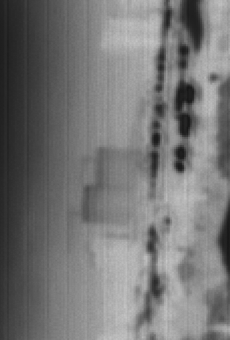
%> input picture destriping/Utilize/Chang/factory1.tif, 230 x 340 px
$ octave Monent_matching.m   (GNU Octave 9; MATLAB toolbox functions it lacks are replaced by stand-ins)
%> lines starting %> are read from the running program, lines starting %| are printed output that depends on the picture; in (x1, y1, x2, y2) boxes, pixels count from 0 and x2, y2 are one past the last pixel; in counts of white or black regions, pixels touching at a corner belong together; the program's own positions count from 1
### destriping/Utilize/Chang/MeanDN.m
function result = MeanDN(PMMWimg)
tempImg = PMMWimg;
[M,N] = size(tempImg);
AvgValue = zeros(1,M);
for i = 1:M
    AvgValue(1,i) = mean(tempImg(i,:));
end
result = AvgValue;
end

### destriping/Utilize/Chang/Monent_matching.m
%将矩匹配法做成一个非常普适性的方法
clc;
close all;
clear all;


[filename,filepath] = uigetfile('E:\CY\data\*.*','Read Images');
%> the answer given: factory1.tif
inputdata = imread(fullfile(filepath,filename));
%> inputdata is the input picture: size 340x230 uint8; min 23, max 200, mean 117.2
% load('..\data\PMMW');
% inputdata = PMMW;
figure,imshow(mat2gray(inputdata'));title('Input Image');
%> after `imshow(mat2gray(inputdata'))`:
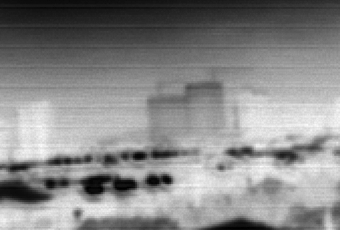
%> displayed picture: size 230x340, on the screen's scale of 0 to 255; min 0, max 255, mean 135.7
[M,N] = size(inputdata);
%> M = 340; N = 230
averageValue = MeanDN(inputdata);
%> after the loop in MeanDN, `for i = 1:M`: AvgValue = 340 values, max 139.3 at index 330, min 97.88 at index 157, mean 117.2
%> in MeanDN, `result = AvgValue;`: result has the same summary as AvgValue
%> averageValue has the same summary as AvgValue in MeanDN
figure;plot(averageValue);xlim([1,M]);ylim([70,170]);title('Before profiles');
%> after `title('Before profiles')`:
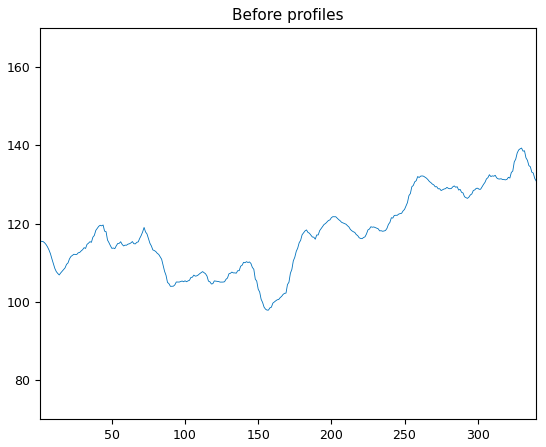
%> figure redrawn from the program's plot data; curve peaks at x = 330, y = 139.3
% inputdata = inputdata';

%% 对8个传感器的行做直方图统计
% [6 lines of commented-out code are left out]

%% 去掉直方图的前后1%,大约前后都是3个点
meanStr = zeros( M,1 );
stdStr = zeros( M,1 );

for i = 1:M
    %将这一行所有的值做一个排序，减去前后3个最大和最小的值
    truncatedRow = sort(inputdata(i,:));
    CutNum = ceil( M*0.01 );
    truncatedRow([1:CutNum, N-CutNum+1:N] ) = [];


    truncatedRow = double(truncatedRow);
    meanStr(i) = mean( truncatedRow );
    stdStr(i) = std( truncatedRow );
end
%> after the loop, meanStr = 340 values, max 140 at index 330, min 97.9 at index 156, mean 117.5; stdStr = 340 values, max 51.38 at index 24, min 30.65 at index 161, mean 38.54; truncatedRow = 222 values from 63 to 189

%% 对均值和方差排序，取中间的值,作为参考的均值和方差
%这里需要知道条带行的周期
period = 10;
meanRef = zeros( M,1 );
stdRef = zeros( M,1 );
for i = 1:period:M-10
temp1 = sort(meanStr(i:i+period-1));
meanVal = temp1( floor(period/2) );

temp2 = sort(stdStr(i:i+period-1));
stdVal = temp2( floor(period/2) );
meanRef( i:i+period-1 ) = meanVal;
stdRef( i:i+period-1 ) = stdVal;
end
%> this loop made 33 passes
%> (meanVal, stdVal) on passes 1 to 12: (114.2, 47.13), (107.9, 46.45), (112.2, 50.28), (115.4, 48.22), (118.3, 47.84), (114.8, 44.97), (115.5, 44.6), (115.4, 39.57), (107.9, 40.38), (105.1, 42.11), (106.3, 39.63), (105.7, 38.46)
%> after the loop, meanRef = 340 values, max 136.3 at index 321, min 0 at index 331, mean 113.4; stdRef = 340 values, max 50.28 at index 21, min 0 at index 331, mean 37.46

%% 非均匀性的校正
inputdata = double( inputdata );
%> inputdata: size 340x230 double
OutputImg = inputdata;

for i = 2 :10: M
    for j = 1 : N
        OutputImg(i,j) = (inputdata( i ,j ) - meanStr(i))*(stdRef(i)/stdStr(i)) + meanRef(i);
    end
end
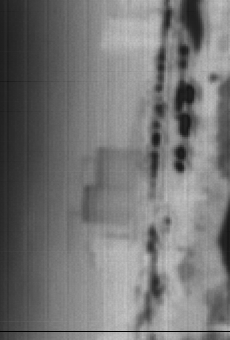
%> OutputImg: size 340x230 double; min 0, max 200, mean 116.8
OutputImg(M,:) = OutputImg(M-1,:);
%> OutputImg: size 340x230 double; 0.26% of pixels changed, all inside (x1, y1, x2, y2) = (0, 339, 230, 340)
%> (the run ends here)
